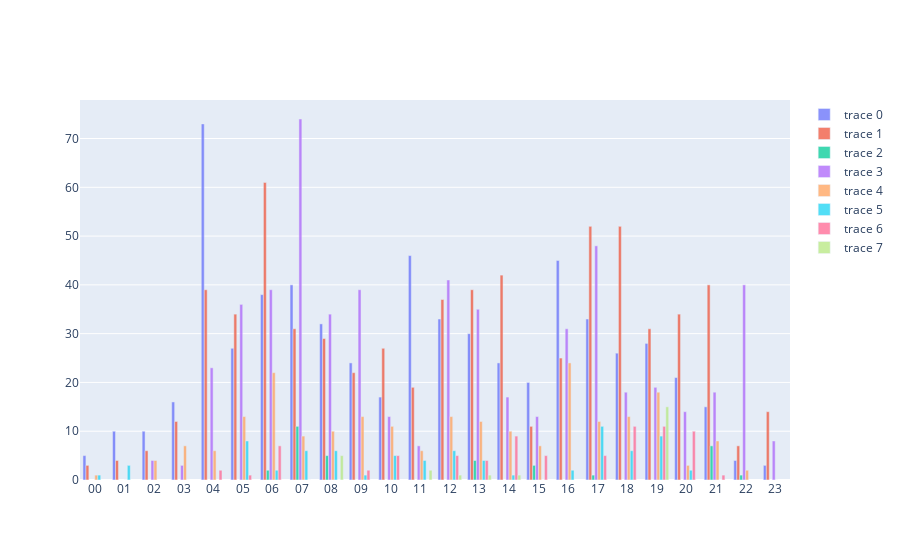

The code cell stored with this chart in its notebook:
### Markdown cell above
#### Hourly Activity

### Code cell
ages = df['age'].unique()
ages = ages[~np.isnan(ages)]

fig = go.Figure()
# Iterate through each device 
for d in ages:
    # Find the subset of the data with that device
    tmp_df = df[df['age'] == d]

    # Create a dict object with 0 counts for all topics
    ages_hourly_activity = {}
    for i in tmp_df.index:
        # Find that index
        tmp_timestamp = df['impression_time'][i]
        tmp_datetime = tmp_timestamp
        tmp_time = tmp_datetime.strftime('%H')

        # Daily Activity
        if tmp_time not in ages_hourly_activity:
            ages_hourly_activity[tmp_time] = 0
        else:
            ages_hourly_activity[tmp_time] +=1
        
    
    # Sort by dates
    ages_hourly_activity = dict(sorted(ages_hourly_activity.items()))

    # Add trace
    fig.add_trace(go.Bar(x= [x for x in ages_hourly_activity.keys()], y = [y for y in ages_hourly_activity.values()], textfont_size=20))



    # Overlay both histograms
    #fig.update_layout(barmode='overlay')
    # Reduce opacity to see both histograms
fig.update_traces(opacity=0.75)
fig.show()

### Figure 1 — Plotly figure (JSON) as saved in the notebook; plotly's stock layout.template omitted (floating-point values rounded to 4 significant figures)
{"data": [{"opacity": 0.75, "textfont": {"size": 20}, "type": "bar", "x": ["00", "01", "02", "03", "04", "05", "06", "07", "08", "09", "10", "11", "12", "13", "14", "15", "16", "17", "18", "19", "20", "21", "22", "23"], "y": [5, 10, 10, 16, 73, 27, 38, 40, 32, 24, 17, 46, 33, 30, 24, 20, 45, 33, 26, 28, 21, 15, 4, 3]}, {"opacity": 0.75, "textfont": {"size": 20}, "type": "bar", "x": ["00", "01", "02", "03", "04", "05", "06", "07", "08", "09", "10", "11", "12", "13", "14", "15", "16", "17", "18", "19", "20", "21", "22", "23"], "y": [3, 4, 6, 12, 39, 34, 61, 31, 29, 22, 27, 19, 37, 39, 42, 11, 25, 52, 52, 31, 34, 40, 7, 14]}, {"opacity": 0.75, "textfont": {"size": 20}, "type": "bar", "x": ["06", "07", "08", "13", "15", "17", "19", "21", "22"], "y": [2, 11, 5, 4, 3, 1, 0, 7, 1]}, {"opacity": 0.75, "textfont": {"size": 20}, "type": "bar", "x": ["02", "03", "04", "05", "06", "07", "08", "09", "10", "11", "12", "13", "14", "15", "16", "17", "18", "19", "20", "21", "22", "23"], "y": [4, 3, 23, 36, 39, 74, 34, 39, 13, 7, 41, 35, 17, 13, 31, 48, 18, 19, 14, 18, 40, 8]}, {"opacity": 0.75, "textfont": {"size": 20}, "type": "bar", "x": ["00", "01", "02", "03", "04", "05", "06", "07", "08", "09", "10", "11", "12", "13", "14", "15", "16", "17", "18", "19", "20", "21", "22", "23"], "y": [1, 0, 4, 7, 6, 13, 22, 9, 10, 13, 11, 6, 13, 12, 10, 7, 24, 12, 13, 18, 3, 8, 2, 0]}, {"opacity": 0.75, "textfont": {"size": 20}, "type": "bar", "x": ["00", "01", "03", "05", "06", "07", "08", "09", "10", "11", "12", "13", "14", "15", "16", "17", "18", "19", "20", "21"], "y": [1, 3, 0, 8, 2, 6, 6, 1, 5, 4, 6, 4, 1, 0, 2, 11, 6, 9, 2, 0]}, {"opacity": 0.75, "textfont": {"size": 20}, "type": "bar", "x": ["04", "05", "06", "07", "08", "09", "10", "11", "12", "13", "14", "15", "17", "18", "19", "20", "21"], "y": [2, 1, 7, 0, 0, 2, 5, 0, 5, 4, 9, 5, 5, 11, 11, 10, 1]}, {"opacity": 0.75, "textfont": {"size": 20}, "type": "bar", "x": ["08", "11", "12", "13", "14", "19"], "y": [5, 2, 1, 1, 1, 15]}], "layout": {}}
